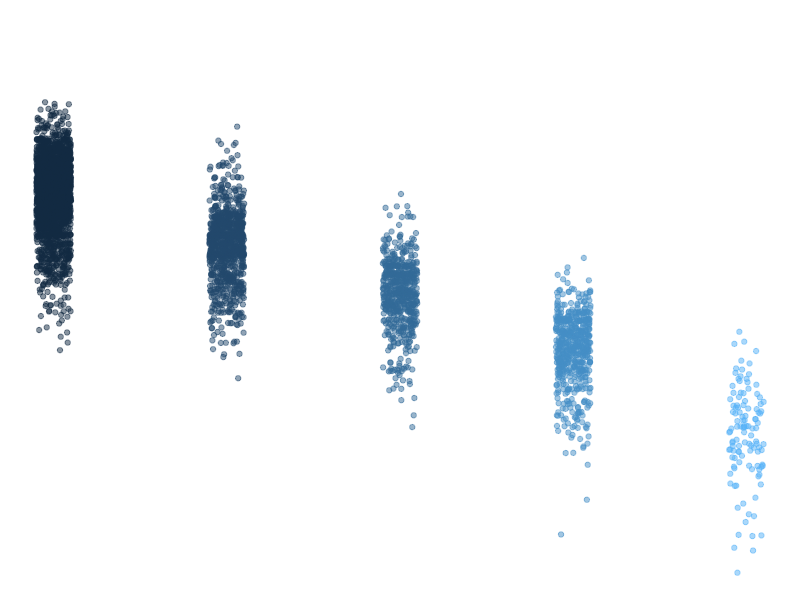

This chart was generated by the following R code:
## ---- chunk 1
knitr::opts_chunk$set(echo = TRUE)
library(tidyverse)
## ---- chunk 2
summary(storms)
## ---- chunk 3
names(storms)
## ---- chunk 4
ggplot(data = storms, aes(x = category, y = pressure)) +
  geom_jitter(width = 0.1, 
              alpha = 0.5,
              aes(color = category),
              show.legend = FALSE) +
  labs(x = "StorM CategorRY", 
       y = "Air pressure at storm center (millibars)"
       ) +
  theme_void()
